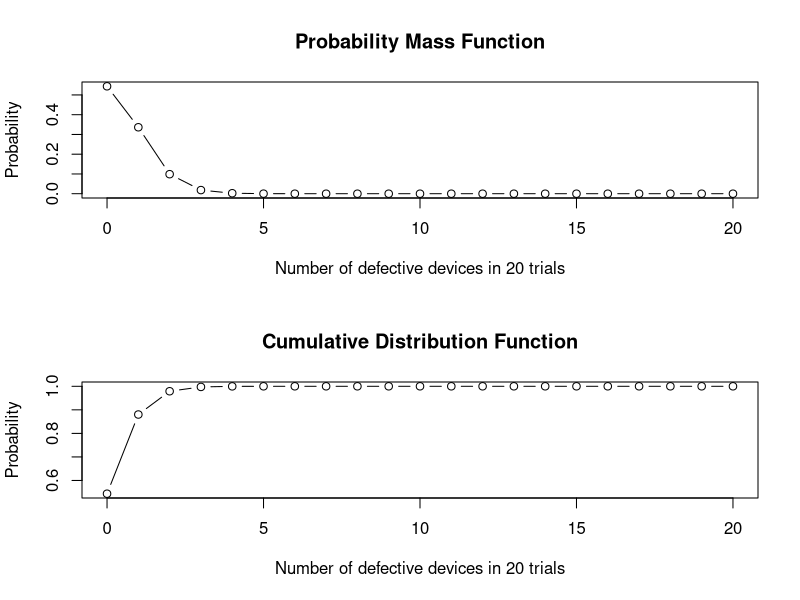

Write the R code that produced this figure.
# Given a problem;
# A technology company bought some devices from a manufacturer. Manufacturer's defective part rate is 3%.
# The company's quality control officer independently selected and tested 20 devices.

device <- 20
defective_device <- 0:20

# Gives the density with a 0.03 success rate
density <- dbinom (defective_device, size = device, prob = 0.03)

# Gives the cumulative distribution with a 0.03 success rate
cumulative <- pbinom (defective_device, size = device, prob = 0.03)

# Graphs
par(mfrow = c(2,1))
plot(defective_device, density, type = 'b', xlab = "Number of defective devices in 20 trials", ylab = "Probability", main = "Probability Mass Function")
plot(defective_device, cumulative, type = 'b', xlab = "Number of defective devices in 20 trials", ylab = "Probability", main = "Cumulative Distribution Function")